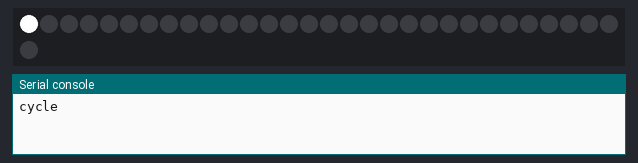
Simulated run of this program. Board: ESP32 board running MicroPython. Parts: 31 RGB LEDs in strip order, left to right, continuing on the next row, the last lines printed to the serial console. Dim RGB values are drawn brighter than linear. At 31.9 s the program stops and its outputs stay as they are.

Above: at 0.06 s.
At 11.34 s:
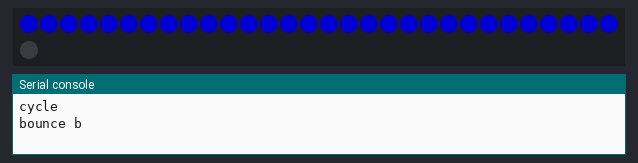
At 30.2 s:
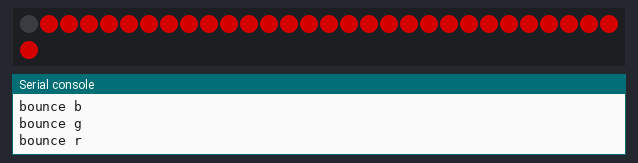
At 30.9 s:
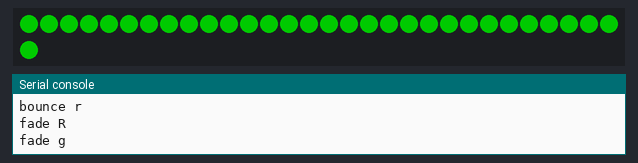

Measured:
- what the display in image 2 shows lasts 0.7 s, from 30.1 s to 30.8 s

The program:

tstleds.py
```python
import time
import machine, neopixel
#n=120
NUMPIX=31  #NUMERO DE PIXELS
DATA=13  #PIN UTILIZADO EN EL ESP32
np = neopixel.NeoPixel(machine.Pin(DATA), NUMPIX)
def demo(np):
    n = np.n

    # cycle
    print("cycle")
    for i in range(2 * n):
        for j in range(n):
            np[j] = (0, 0, 0)
        np[i % n] = (255, 255, 255)
        np.write()
        time.sleep_ms(120)

    # bounce
    print("bounce b")
    for i in range(2 * n):
        for j in range(n):
            np[j] = (0, 0, 128)
        if (i // n) % 2 == 0:
            np[i % n] = (0, 0, 0)
        else:
            np[n - 1 - (i % n)] = (0, 0, 0)
        np.write()
        time.sleep_ms(120)

    print("bounce g")
    for i in range(2 * n):
        for j in range(n):
            np[j] = (0, 128, 0)
        if (i // n) % 2 == 0:
            np[i % n] = (0, 0, 0)
        else:
            np[n - 1 - (i % n)] = (0, 0, 0)
        np.write()
        time.sleep_ms(120)

    print("bounce r")
    for i in range(2 * n):
        for j in range(n):
            np[j] = (128, 0, 0)
        if (i // n) % 2 == 0:
            np[i % n] = (0, 0, 0)
        else:
            np[n - 1 - (i % n)] = (0, 0, 0)
        np.write()
        time.sleep_ms(120)
    # fade in/out
    print("fade R")
    for i in range(0, 8 * 256, 8):
        for j in range(n):
            if (i // 256) % 2 == 0:
                val = i & 0xff
            else:
                val = 255 - (i & 0xff)
            np[j] = (val, 0, 0)
        np.write()

    print("fade g")
    for i in range(0, 8 * 256, 8):
        for j in range(n):
            if (i // 256) % 2 == 0:
                val = i & 0xff
            else:
                val = 255 - (i & 0xff)
            np[j] = (0, val, 0)

        np.write()

    print("fade b")
    for i in range(0, 8 * 256, 8):
        for j in range(n):
            if (i // 256) % 2 == 0:
                val = i & 0xff
            else:
                val = 255 - (i & 0xff)
            np[j] = (0, 0, val)
        np.write()
    # clear
    print("clear")
    for i in range(n):
        np[i] = (0, 0, 0)
    np.write()
demo(np)
```
